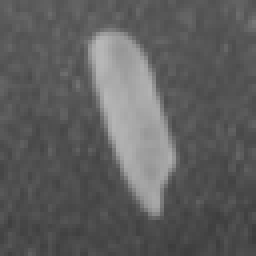
#> input picture clases/Cap01_Introducción/Python/onerice.bmp, 64 x 64 px, found by its file name (shown 4 times larger)
$ jupyter execute TRAT01_Trabajo_con_Arroces.ipynb
#> lines starting #> are read from the running program, lines starting #| are printed output that depends on the picture; after the words box and inside, x2 and y2 are one past the last pixel; in counts of white or black regions, pixels touching at a corner belong together
# Conceptos de Segmentación<a class="tocSkip">
## TRATAMIENTO DE SEÑALES <a class="tocSkip">
### Ingenieria Electrónica <a class="tocSkip">
### Universidad Popular del Cesar <a class="tocSkip">
### Prof.: Jose Ramón Iglesias Gamarra - [https://github.com/joseramoniglesias/](https://github.com/joseramoniglesias/) <a class="tocSkip">
  **joseiglesias@unicesar.edu.co**

# Carga de Imágen desde Github y Dropbox

[cell 1]
import os
import requests
import wget
url_imagen = "https://raw.githubusercontent.com/joseramoniglesias/Tratamiento_Senales/main/clases/Cap01_Introducci%C3%B3n/Python/onerice.bmp"
#wgetcomand = "https://raw.githubusercontent.com/joseramoniglesias/Tratamiento_Senales/main/clases/Cap01_Introducci%C3%B3n/Python/onerice.bmp"
#wgetcomand = "wget https://www.dropbox.com/s/tzay0ej8irleft4/onerice.bmp"
#os.system(wgetcomand)

[cell 2]
nombre_local_imagen = "onerice.bmp" # El nombre con el que queremos guardarla
imagen = requests.get(url_imagen).content
with open(nombre_local_imagen, 'wb') as handler:
  handler.write(imagen)

# Importación de Librerías

[cell 3]
import numpy as np
import cv2
from cv2 import imread
import matplotlib.pyplot as plt
#from google.colab.patches import cv2_imshow

# Lectura y Despliegue de Imagen

[cell 4]
img = cv2.imread('onerice.bmp')
#> img is the input picture: shape (64, 64, 3); min 59, max 183, mean 94.1
plt.axis('off')
plt.imshow(img,cmap='gray')
plt.show()

# Función de cómo es la imagen

[cell 5]
def howis(img):
  print('size = ',img.shape)
#| size =  (64, 64, 3)
  print('max  = ',np.max(img))
#| max  =  183
  print('min  = ',np.min(img))
#| min  =  59

howis(img)

# Selección del primer canal de la imagen

[cell 6]
X = img[:,:,0]
howis(X)
#| size =  (64, 64)
#| max  =  183
#| min  =  59
plt.axis('off')
plt.imshow(X,cmap='gray')
plt.show()

# Función de Segmentación por Umbral

[cell 7]
def segmenta(X,t):
#> called with t = 120
  (N,M) = X.shape
#> N = 64; M = 64
  Y = np.zeros((N,M))
  area = 0
  for i in range(N):
    for j in range(M):
      if X[i,j] > t:
        Y[i,j] = 255
        area = area + 1
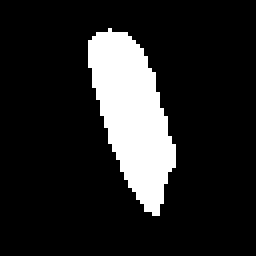
#> Y: shape (64, 64) float64 (shown 4 times larger); 14.6% white; 1 white region, box (x1, y1, x2, y2) and area: (22, 7, 44, 54) 597
#> after the loop, area = 597
  print('area = ',area)
#| area =  597
  return Y

# Segmentación

[cell 8]
Y = segmenta(X,120)
plt.axis('off')
plt.imshow(Y,cmap='gray')
plt.show()

# Un ejemplo más complejo

[cell 9]
url_imagen = "https://raw.githubusercontent.com/joseramoniglesias/Tratamiento_Senales/main/clases/Cap01_Introducci%C3%B3n/Matlab/rice.png"
#wgetcomand = "https://raw.githubusercontent.com/joseramoniglesias/Tratamiento_Senales/main/clases/Cap01_Introducci%C3%B3n/Matlab/rice.png"
#wgetcomand = "wget https://www.dropbox.com/s/n81hldnrcb07muh/rice.png"
#os.system(wgetcomand)

[cell 10]
nombre_local_imagen = "rice.png" # El nombre con el que queremos guardarla
imagen = requests.get(url_imagen).content
with open(nombre_local_imagen, 'wb') as handler:
  handler.write(imagen)

[cell 11]
img = cv2.imread('rice.png')
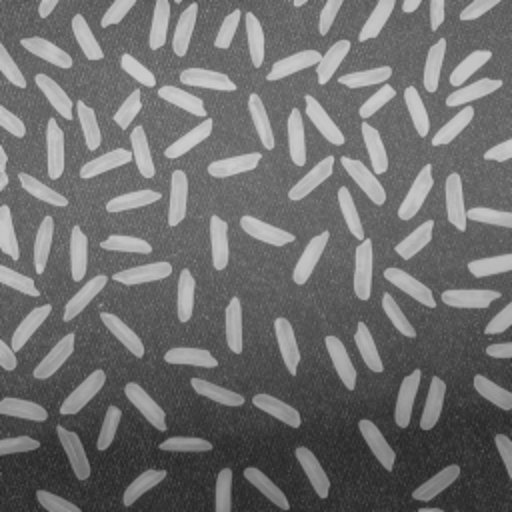
#> input picture clases/Cap01_Introducción/Matlab/rice.png, 512 x 512 px, found by its file name
#> img is the input picture: shape (512, 512, 3); min 38, max 207, mean 111.3
X   = img[:,:,0]
#> X: shape (512, 512)
howis(X)
#| size =  (512, 512)
#| max  =  207
#| min  =  38
plt.axis('off')
plt.imshow(X,cmap='gray')

[cell 12]
Y = segmenta(X,120)
#> call 2 of segmenta, with t = 120
#> after the loop in segmenta (call 2), `for i in range(N):`:
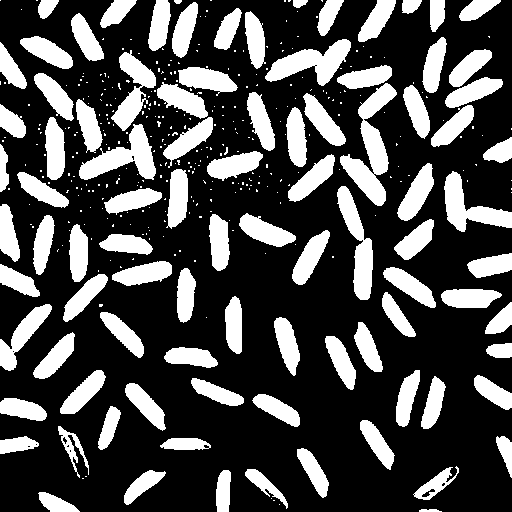
#> Y: shape (512, 512) float64; 29% white; 405 white regions (312 under 20 px), largest, box (x1, y1, x2, y2) and area: (340, 83, 397, 206) 2625, (79, 124, 156, 180) 1883, (265, 39, 351, 86) 1857
#| area =  76112
plt.axis('off')
plt.imshow(Y,cmap='gray')

# Definición de imagen con fondo homogéneo

[cell 13]
(N,M) = X.shape
#> N = 512; M = 512
Xm    = np.zeros((N,M),np.uint8)
for i in range(N):
  xmin = np.min(X[i,:])
  Xm[i,:] = X[i,:] - xmin
#> this loop made 512 passes
#> xmin on passes 1 to 3: 80, 84, 86
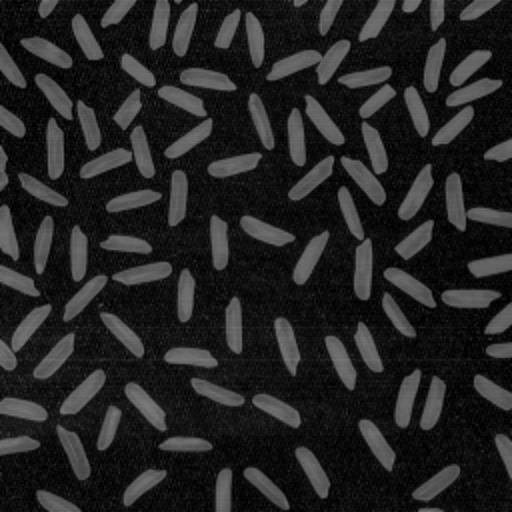
#> Xm: shape (512, 512); min 0, max 123, mean 36
plt.axis('off')
plt.imshow(Xm,cmap='gray')

[cell 14]
Y = segmenta(Xm,60)
#> call 3 of segmenta, with t = 60
#> after the loop in segmenta (call 3), `for i in range(N):`:
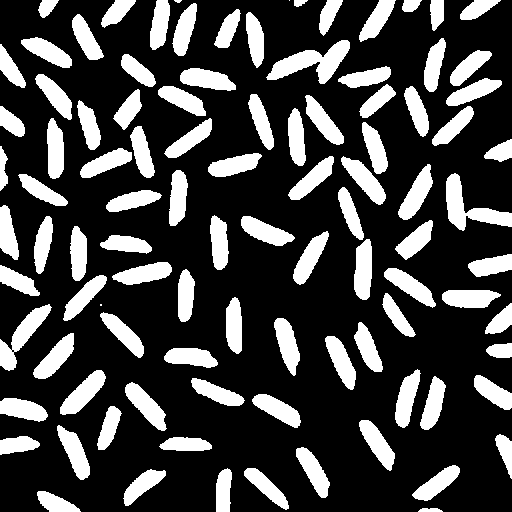
#> Y: shape (512, 512) float64; 26.1% white; 100 white regions (3 under 20 px), largest, box (x1, y1, x2, y2) and area: (266, 40, 350, 84) 1585, (446, 173, 512, 231) 1435, (0, 304, 52, 371) 1146
#| area =  68445
plt.axis('off')
plt.imshow(Y,cmap='gray')

# Otros Metodos

# Umbralización Simple

Aquí, el objetivo es sencillo. Si el valor del pixel es mayor al valor del umbral, se le asigna un valor (puede ser blanco), de otro modo se le asigna otro valor (puede ser negro). La función utilizada es cv2.threshold. El primer argumento es la imagen fuente, que debería encontrarse en escala de grises. El segundo argumento es el valor del umbral que se usa para calificar los valores de pixeles. El tercer argumento es el maxVal el cual representa el valor dado si el valor del pixel es mayor que (a veces menor que) el valor del umbral. OpenCV provee diferentes estilos de umbralización y se decide por medio del cuarto parámetro de la función. Los distintos tipos son:

THRESH_BINARY
THRESH_BINARY_INV
THRESH_TRUNC
THRESH_TOZERO
THRESH_TOZERO_INV

[cell 15]
import cv2
import numpy as np
from matplotlib import pyplot as plt

img = cv2.imread('rice.png',0)
ret,thresh1 = cv2.threshold(img,127,255,cv2.THRESH_BINARY)
#> thresh1: shape (512, 512); 26.9% white; 177 white regions (76 under 20 px), largest, box (x1, y1, x2, y2) and area: (266, 39, 351, 85) 1776, (79, 124, 156, 180) 1766, (337, 186, 373, 300) 1704
ret,thresh2 = cv2.threshold(img,127,255,cv2.THRESH_BINARY_INV)
ret,thresh3 = cv2.threshold(img,127,255,cv2.THRESH_TRUNC)
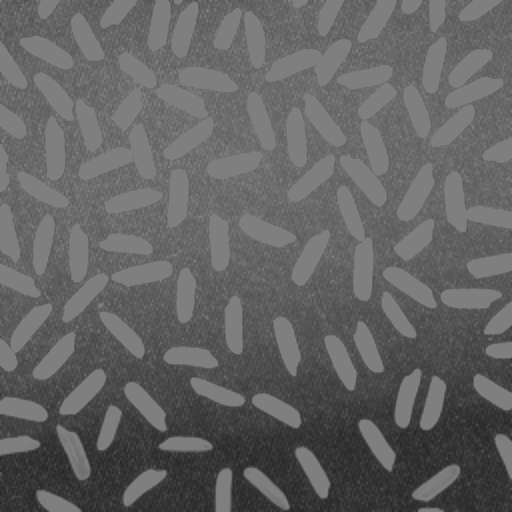
#> thresh3: shape (512, 512); min 38, max 127, mean 99.4
ret,thresh4 = cv2.threshold(img,127,255,cv2.THRESH_TOZERO)
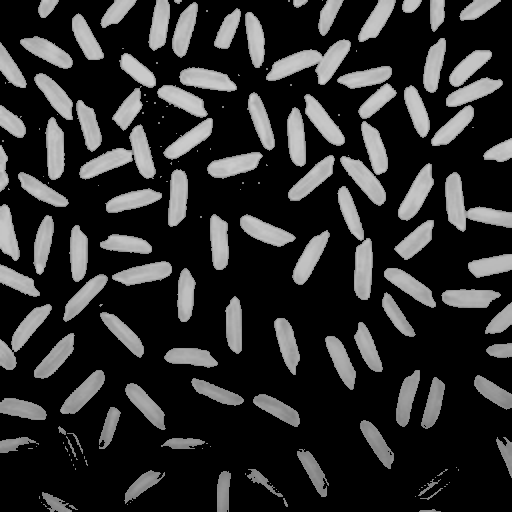
#> thresh4: shape (512, 512); min 0, max 207, mean 46
ret,thresh5 = cv2.threshold(img,127,255,cv2.THRESH_TOZERO_INV)
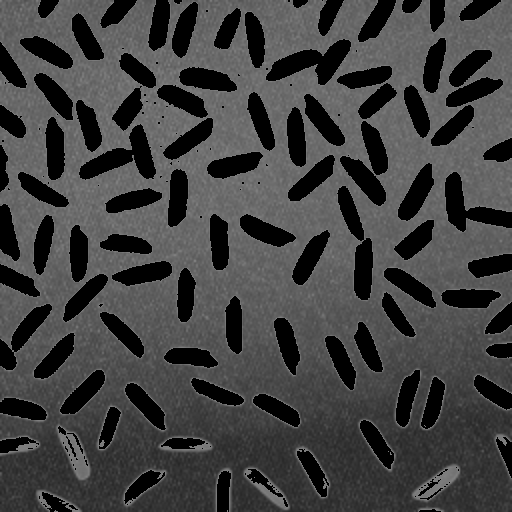
#> thresh5: shape (512, 512); min 0, max 127, mean 65.3

titles = ['Original Image','BINARY','BINARY_INV','TRUNC','TOZERO','TOZERO_INV']
images = [img, thresh1, thresh2, thresh3, thresh4, thresh5]
miArray = np.arange(6)
for i in miArray:
  plt.subplot(2,3,i+1),plt.imshow(images[i],'gray')
  plt.title(titles[i])
  plt.xticks([]),plt.yticks([])

plt.show()

# Umbralización Adaptativa

En la sección previa, usamos un valor global como valor umbral. Pero puede no ser bueno en todos los casos donde las imágenes difieren en cuanto a condiciones de luz en distintas áreas. En ese caso, utilizamos la umbralización adaptativa. En esta, el algoritmo calcula el umbral para una pequeña región de la imagen. Así que obtenemos diferentes umbrales para distintas regiones de la misma imagen. Y nos da mejores resultados para imágenes con iluminación variante.

Posee tres parámetros “especiales” de entrada y sólo un argumento de salida.

Metodo Adaptativo – Decide cómo el valor de umbralización es calculado.
ADAPTIVE_THRESH_MEAN_C : el valor umbral es equivalente al valor del área vecina.
ADAPTIVE_THRESH_GAUSSIAN_C : en este caso el valor umbral es la suma de los pesos de los valores vecinos donde dichos valores correspondían a pesos de una ventana gaussiana.
Block Size – Decide el tamaño del área vecina.
C – Es sólo una constante que es substraída del cálculo del medio o el peso del medio calculado.
El siguiente fragmento de código compara la umbralización global con la adaptativa para una imagen de iluminación variante:

[cell 16]
import cv2
import numpy as np
from matplotlib import pyplot as plt

img = cv2.imread('rice.png',0)
img = cv2.medianBlur(img,5)
#> img: shape (512, 512)

ret,th1 = cv2.threshold(img,127,255,cv2.THRESH_BINARY)
#> th1: shape (512, 512); 26.5% white; 96 white regions (4 under 20 px), largest, box (x1, y1, x2, y2) and area: (340, 83, 396, 206) 2510, (79, 125, 156, 179) 1769, (266, 40, 351, 85) 1766
th2 = cv2.adaptiveThreshold(img,255,cv2.ADAPTIVE_THRESH_MEAN_C, \
                            cv2.THRESH_BINARY,11,2)
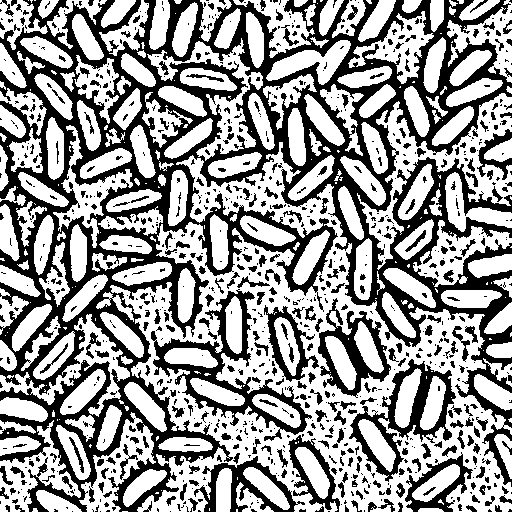
#> th2: shape (512, 512); 59.7% white; 905 black regions (603 under 20 px), largest, box (x1, y1, x2, y2) and area: (0, 0, 512, 512) 73672, (151, 289, 312, 441) 4600, (349, 359, 456, 482) 3295
th3 = cv2.adaptiveThreshold(img,255,cv2.ADAPTIVE_THRESH_GAUSSIAN_C, \
                            cv2.THRESH_BINARY,11,2)
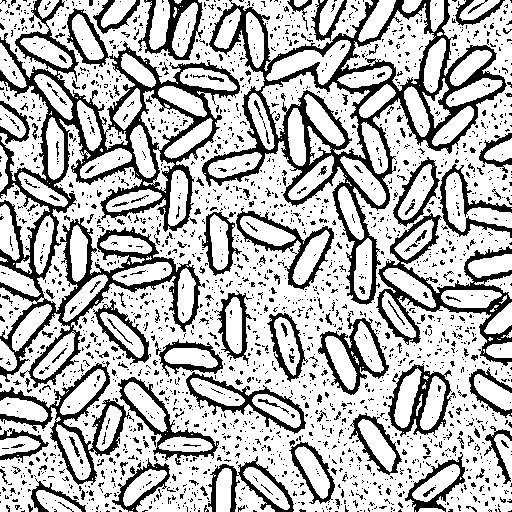
#> th3: shape (512, 512); 71.3% white; 2317 black regions (2136 under 20 px), largest, box (x1, y1, x2, y2) and area: (0, 0, 240, 388) 18050, (202, 0, 507, 305) 13928, (376, 213, 512, 366) 3965

titles = ['Original Image', 'Global Thresholding (v = 127)',
          'Adaptive Mean Thresholding', 'Adaptive Gaussian Thresholding']
images = [img, th1, th2, th3]
miArray = np.arange(4)
for i in miArray:
  plt.subplot(2,2,i+1),plt.imshow(images[i],'gray')
  plt.title(titles[i])
  plt.xticks([]),plt.yticks([])
plt.show()
